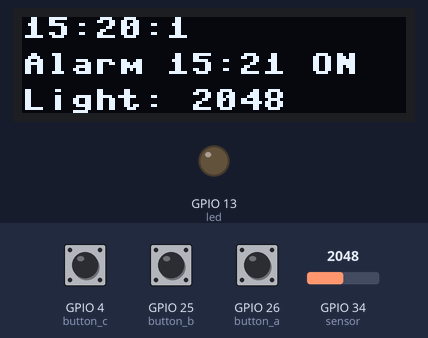
The program below on a simulated ESP32 board running MicroPython. On the bench: 128×32 one-colour display, output pins drawn as LEDs (lit = HIGH). The test bench sets the inputs (shaded band); at power-on: GPIO 4 (button_c) HIGH, GPIO 25 (button_b) HIGH, GPIO 26 (button_a) HIGH, GPIO 34 (sensor) = 2048 (analog values on the 0–4095 scale). The clock reads 2024-03-15 10:24:30 at power-on unless the program sets it; library files of the repository ran but are not shown: ssd1306.py.

Above: at 1.2 s.
1.3 s: GPIO 4 (button_c) pulled LOW for 1 s
At 5.2 s:
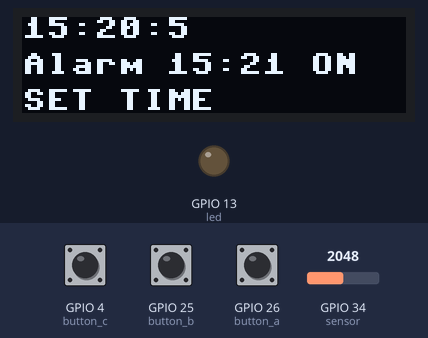
5.3 s: GPIO 4 (button_c) pulled LOW for 3.2 s
At 11.4 s:
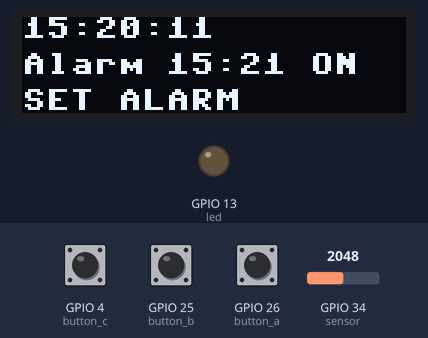
11.5 s: GPIO 25 (button_b) pulled LOW for 1 s
At 13.8 s:
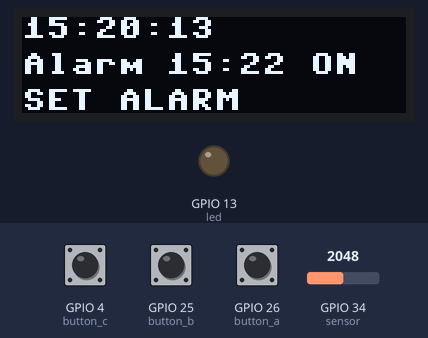
14.1 s: GPIO 26 (button_a) pulled LOW for 1 s
At 16.5 s:
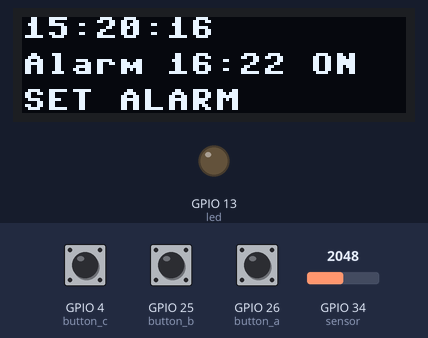
16.7 s: GPIO 25 (button_b) pulled LOW for 1 s
At 19.2 s:
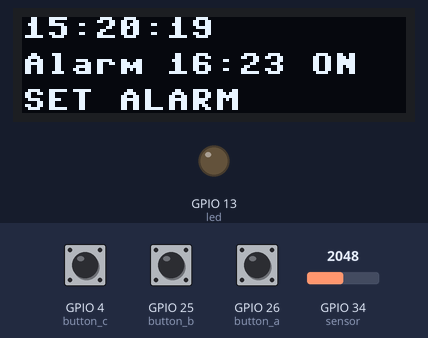
19.3 s: GPIO 26 (button_a) pulled LOW for 1 s
At 21.8 s:
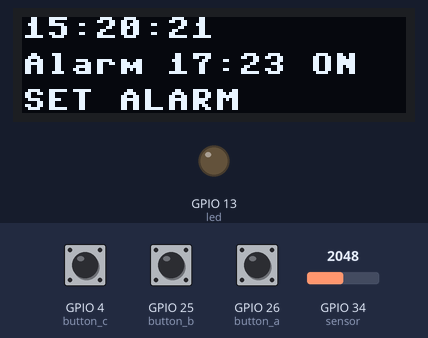
Timing chart, 0 to 22.9 s (numbered marks = the images above; inputs shaded):
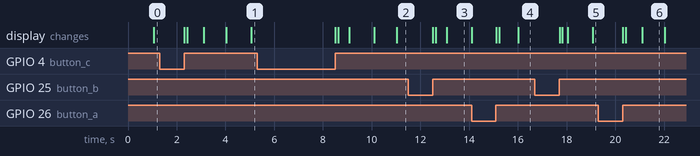

Measured:
- after the input at 1.3 s, the display: first changes after 1.0 s (image 1 shows a later state)
- after the input at 5.3 s, the display: first changes after 3.2 s (image 2 shows a later state)
- what the display in image 6 shows lasts 0.9 s, from 21.1 s to 22.0 s

The program:

lab3_jh5185_bk3038_yf2768_check4.py
```python
from machine import Pin, I2C, RTC, ADC, PWM
import ssd1306, time

button_a = Pin(26, Pin.IN, Pin.PULL_UP) # Pin(pin #(GPIO), mode, pull)
button_b = Pin(25, Pin.IN, Pin.PULL_UP)
button_c = Pin(4, Pin.IN, Pin.PULL_UP)

sensor = ADC(Pin(34)) # light sensor on A2
sensor.atten(ADC.ATTN_11DB)

piezo = PWM(Pin(27), freq=1000, duty_u16=0) # duty 0 -> silent
led = Pin(13, Pin.OUT) # red LED on the board
led.value(0)

rtc = RTC()
rtc.datetime((2026,10,5,0,15,20,0,0))

i2c = I2C(sda=Pin(22), scl=Pin(20))
display = ssd1306.SSD1306_I2C(128, 32, i2c)

mode = 0 # 0 -> CLOCK, 1 -> SET TIME, 2 -> SET ALARM
alarm_hour = 15
alarm_minute = 21
alarm_on = True
alarm_stopped = False # True after the ringing alarm is stopped with a button
blink = False

def pressed(button):
    if button.value() == 0:
        time.sleep(0.1) # debouncer delay

        if button.value() == 0: # confirm the button is still pressed
            while button.value() == 0:
                pass # wait until the button is released
            return True
    return False

while True:
    current_time = rtc.datetime()
    hour = current_time[4]
    minute = current_time[5]
    second = current_time[6]

    # Alarm only goes off on the clock screen, not while setting the time / alarm
    alarm_match = alarm_on and mode == 0 and hour == alarm_hour and minute == alarm_minute
    if not alarm_match:
        alarm_stopped = False # ready for the next time the alarm matches
    ringing = alarm_match and not alarm_stopped

    a = pressed(button_a)
    b = pressed(button_b)
    c = pressed(button_c)

    if ringing:
        if a or b or c:
            alarm_stopped = True # stop the alarm that is going off
            ringing = False
    else:
        # Button C
        if c:
            mode = mode + 1
            if mode == 3: # wrap back to CLOCK
                mode = 0

        # Button A
        if a:
            if mode == 0:
                alarm_on = not alarm_on
            elif mode == 1:
                hour = hour + 1
                if hour == 24: # wrap back to 0
                    hour = 0
                rtc.datetime((current_time[0], current_time[1], current_time[2], current_time[3],
                           hour, minute, second, 0)) # update RTC with the new hour
            else:
                alarm_hour = alarm_hour + 1
                if alarm_hour == 24:
                    alarm_hour = 0

        # Button B
        if b:
            if mode == 1:
                minute = minute + 1
                if minute == 60: # wrap back to 0
                    minute = 0
                rtc.datetime((current_time[0], current_time[1], current_time[2], current_time[3],
                           hour, minute, second, 0)) # update RTC with the new minute
            elif mode == 2:
                alarm_minute = alarm_minute + 1
                if alarm_minute == 60:
                    alarm_minute = 0

    # Screen brightness from ambient light
    light = sensor.read() # 0 (dark) - 4095 (bright)
    brightness = (light * 255) // 4095 # scale to the contrast range 0 - 255
    display.contrast(brightness) # dim room -> dim screen, bright room -> bright screen

    Time_text = str(hour) + ":" + str(minute) + ":" + str(second)
    Alarm_text = "Alarm " + str(alarm_hour) + ":" + str(alarm_minute)
    if alarm_on:
        Alarm_text = Alarm_text + " ON"
    else:
        Alarm_text = Alarm_text + " OFF"

    display.fill(0) # Clear the OLED screen
    display.text(Time_text, 0, 0, 1) # x coordinate, y coordinate, 1 -> pixels on
    display.text(Alarm_text, 0, 12, 1)

    if ringing:
        blink = not blink # flips every loop -> beeping sound + flashing screen
        display.text("WAKE UP!", 0, 24, 1)
        display.invert(blink)
        led.value(blink)
        if blink:
            piezo.duty_u16(32768)
        else:
            piezo.duty_u16(0)
    else:
        display.invert(0)
        led.value(0)
        piezo.duty_u16(0)

        if mode == 0:
            display.text("Light: " + str(light), 0, 24, 1)
        elif mode == 1:
            display.text("SET TIME", 0, 24, 1)
        else:
            display.text("SET ALARM", 0, 24, 1)

    display.show()

    # print(Time_text, light, brightness)
    time.sleep(0.1)
```
